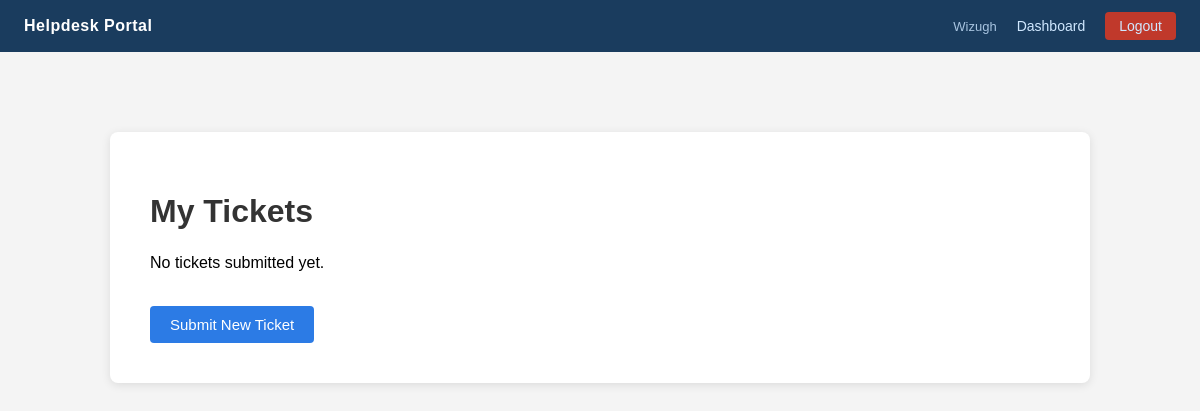
The app's page /mytickets (signed in), older data.
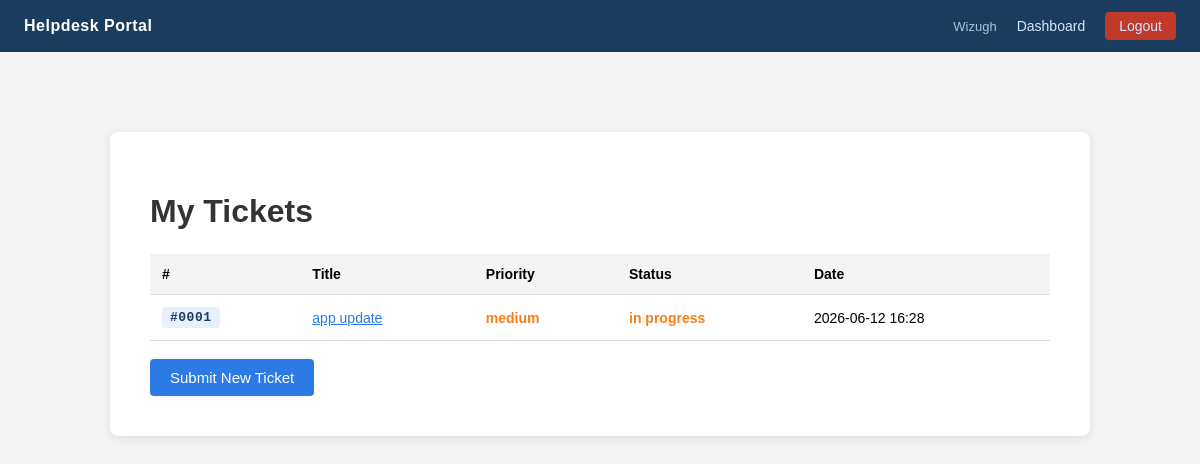
The same page, newer data.
### tables this page shows
CREATE TABLE tickets (
            id INTEGER PRIMARY KEY AUTOINCREMENT,
            title TEXT NOT NULL,
            description TEXT NOT NULL,
            priority TEXT NOT NULL DEFAULT 'low',
            status TEXT NOT NULL DEFAULT 'open',
            created_by TEXT NOT NULL,
            date TEXT NOT NULL
        );

### app.py (the view)
@app.route('/mytickets')
def my_tickets():
    if 'user' not in session:
        return redirect(url_for('login'))
    conn = get_db()
    tickets = conn.execute(
        'SELECT * FROM tickets WHERE created_by = ? ORDER BY date DESC',
        (session['user'],)
    ).fetchall()
    conn.close()
    return render_template('mytickets.html', tickets=tickets)

### app.py (called while the page is built)
def get_db():
    conn = sqlite3.connect(DB_PATH)
    conn.row_factory = sqlite3.Row
    conn.execute("PRAGMA foreign_keys = ON")
    return conn

### templates/mytickets.html (shortened to what this page needs)
{% extends 'base.html' %}
{% block content %}
<div class="container wide">
    <h1>My Tickets</h1>
    {% if tickets %}
    <table>
        <thead>
            <tr>
                <th>#</th>
                <th>Title</th>
                <th>Priority</th>
                <th>Status</th>
                <th>Date</th>
            </tr>
        </thead>
        <tbody>
            {% for ticket in tickets %}
            <tr>
                <td><span class="ticket-id-badge">#{{ '%04d'|format(ticket['id']) }}</span></td>
                <td><a href="/ticket/{{ ticket['id'] }}">{{ ticket['title'] }}</a></td>
                <td class="priority-{{ ticket['priority'] }}">{{ ticket['priority'] }}</td>
                <td class="status-{{ ticket['status'].replace(' ', '-') }}">{{ ticket['status'] }}</td>
                <td>{{ ticket['date'] }}</td>
            </tr>
            {% endfor %}
        </tbody>
    </table>
    {% else %}
        <p>No tickets submitted yet.</p>
    {% endif %}
    <br>
    <a href="/submit" class="btn">Submit New Ticket</a>
</div>
{% endblock %}

### templates/base.html (shortened to what this page needs)
<!DOCTYPE html>
<html>
<head>
    <link rel="stylesheet" href="{{ url_for('static', filename='style.css') }}">
</head>
<body>
    {% if session.get('user') %}
    <nav class="topnav">
        <span class="topnav-brand">Helpdesk Portal</span>
        <div class="topnav-right">
            <span class="topnav-user">{{ session['user'] }}</span>
            {% if session['role'] == 'admin' %}
                <a href="/admin">Dashboard</a>
            {% else %}
                <a href="/dashboard">Dashboard</a>
            {% endif %}
            <a href="/logout" class="topnav-logout">Logout</a>
        </div>
    </nav>
    {% endif %}
    {% block content %}{% endblock %}
</body>
</html>

Row changes from the older to the newer data that the page shows:
added tickets: user "Wizugh", id "0001", title "app update", priority "medium", status "in progress", date "2026-06-12 16:28"
Text that changed along with them:
{{ session['user'] }}: "Wizugh" → (not shown)
text no longer shown: "No tickets submitted yet."
text now shown: "# Title Priority Status Date"
